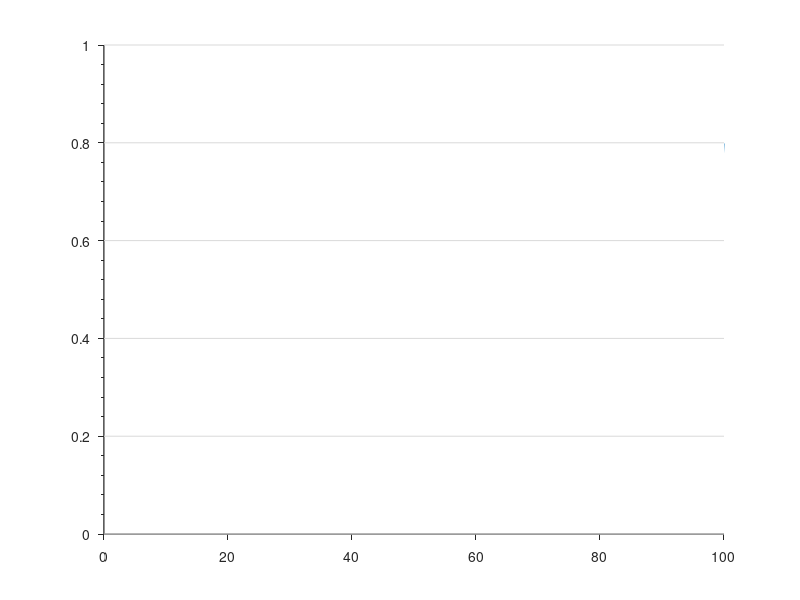

Reproduce this figure in MATLAB. (Note: this script raises an error after producing the figure.)
% Minor grid with solid lines & grey-color

clear all
close all
clc


%% ================================================================== %%
figure(1); clf;
plot(rand(1,100));

box off;
set(gca, 'yminortick', 'on');
set(gca, 'tickdir', 'out');
% defaultratio;

%% light gray grid lines
y_tick = get(gca, 'ytick');
x_lim = get(gca, 'xlim');
set(gca, 'Color','none');

ax1 = gca;
ax2 = axes('Position',get(ax1,'Position'),...
           'xlim', get(ax1,'xlim'), 'ylim', get(ax1,'ylim'), ...
           'layer', 'bottom', 'Color','w');

for i = 1:length(y_tick)
    plot(ax2, x_lim, [1 1]*y_tick(i), 'color', [0.85 0.85 0.85]); hold on;
end
set(ax2, ...
    'xtick', [], 'xticklabel', [], 'ytick', [], 'yticklabel', [], ...
    'xlim', get(ax1,'xlim'), 'ylim', get(ax1,'ylim'), ...
    'box', 'off');

uistack(ax1, 'top'); % bring ax1 to the front
linkaxes([ax1, ax2], 'xy');


%% ================================================================== %%
% http://www.mathworks.com/support/solutions/en/data/1-1PAYMC/?solution=1-1PAYMC
figure(2); clf;
plot(rand(1, 100));

a = gca;

% Query properties
xtick = get(a,'XTick');
ytick = get(a,'YTick');
xlim = get(a,'XLim');
ylim = get(a,'YLim');

% Copy the existing axis along with children
set(gca,'TickLength',[1e-100 1])
c_axes = copyobj(a,gcf);

% Remove copy of objects
delete(get(c_axes,'Children'))

% Set color XColor to red and only show the grid
set(c_axes, 'Color', 'none', 'XColor', 'r', 'XGrid', 'on', 'YColor','r', 'YGrid','on','XTickLabel',[],'YTickLabel',[],'XTick',xtick,'YTick',ytick,'XLim',xlim,'YLim',ylim);


%% ================================================================== %%
% EDIT3 in below is a better version
% http://stackoverflow.com/questions/6580274/matlab-minor-grid-with-solid-lines-grey-color

hFig = figure(3);
semilogx(logspace(0,5,100), rand(100,1)*5)
hAx1 = gca;   % get a handle to first axis

% create a second transparent axis, as a copy of the first
hAx2 = copyobj(hAx1,hFig);
delete(get(hAx2,'Children'));
set(hAx2, 'Color','none', 'Box','on');

% show grid-lines of first axis, give them desired color, but hide text labels
set(hAx1, 'XColor','g', 'YColor', [0.8 0.8 0.8], ...
    'XMinorGrid','on', 'YMinorGrid','on', ...
    'MinorGridLineStyle', '-', ...
    'XTickLabel',[], 'YTickLabel',[]);

% link the two axes to share the same limits on pan/zoom
linkaxes([hAx1 hAx2],'xy');

% lets create a legend, and some titles
legend(hAx1, 'text');
title(hAx2, 'title');
xlabel(hAx2, 'x');
ylabel(hAx2, 'y');

